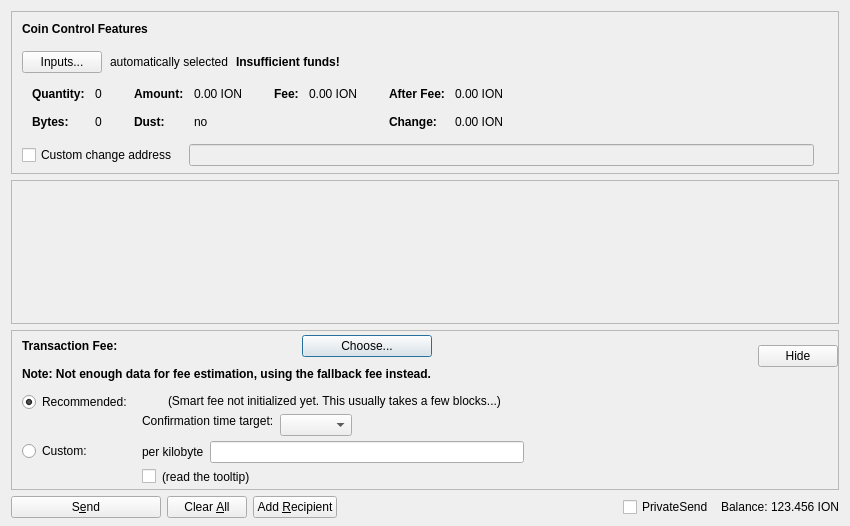
<?xml version="1.0" encoding="UTF-8"?>
<ui version="4.0">
 <class>SendCoinsDialog</class>
 <widget class="QDialog" name="SendCoinsDialog">
  <property name="geometry">
   <rect>
    <x>0</x>
    <y>0</y>
    <width>850</width>
    <height>526</height>
   </rect>
  </property>
  <property name="windowTitle">
   <string>Send Coins</string>
  </property>
  <layout class="QVBoxLayout" name="verticalLayout" stretch="0,1,0,0">
   <property name="bottomMargin">
    <number>8</number>
   </property>
   <item>
    <widget class="QFrame" name="frameCoinControl">
     <property name="sizePolicy">
      <sizepolicy hsizetype="Expanding" vsizetype="Expanding">
       <horstretch>0</horstretch>
       <verstretch>0</verstretch>
      </sizepolicy>
     </property>
     <property name="maximumSize">
      <size>
       <width>16777215</width>
       <height>16777215</height>
      </size>
     </property>
     <property name="frameShape">
      <enum>QFrame::StyledPanel</enum>
     </property>
     <property name="frameShadow">
      <enum>QFrame::Sunken</enum>
     </property>
     <layout class="QVBoxLayout" name="verticalLayoutCoinControl2">
      <property name="spacing">
       <number>0</number>
      </property>
      <property name="leftMargin">
       <number>0</number>
      </property>
      <property name="topMargin">
       <number>0</number>
      </property>
      <property name="rightMargin">
       <number>0</number>
      </property>
      <property name="bottomMargin">
       <number>6</number>
      </property>
      <item>
       <layout class="QVBoxLayout" name="verticalLayoutCoinControl" stretch="0,0,0,0,1">
        <property name="spacing">
         <number>0</number>
        </property>
        <property name="leftMargin">
         <number>10</number>
        </property>
        <property name="topMargin">
         <number>10</number>
        </property>
        <item>
         <layout class="QHBoxLayout" name="horizontalLayoutCoinControl1">
          <property name="bottomMargin">
           <number>15</number>
          </property>
          <item>
           <widget class="QLabel" name="labelCoinControlFeatures">
            <property name="sizePolicy">
             <sizepolicy hsizetype="Preferred" vsizetype="Maximum">
              <horstretch>0</horstretch>
              <verstretch>0</verstretch>
             </sizepolicy>
            </property>
            <property name="font">
             <font>
              <weight>75</weight>
              <bold>true</bold>
             </font>
            </property>
            <property name="styleSheet">
             <string notr="true">font-weight:bold;</string>
            </property>
            <property name="text">
             <string>Coin Control Features</string>
            </property>
           </widget>
          </item>
         </layout>
        </item>
        <item>
         <layout class="QHBoxLayout" name="horizontalLayoutCoinControl2" stretch="0,0,0,0">
          <property name="spacing">
           <number>8</number>
          </property>
          <property name="bottomMargin">
           <number>10</number>
          </property>
          <item>
           <widget class="QPushButton" name="pushButtonCoinControl">
            <property name="styleSheet">
             <string notr="true"/>
            </property>
            <property name="text">
             <string>Inputs...</string>
            </property>
            <property name="autoDefault">
             <bool>false</bool>
            </property>
           </widget>
          </item>
          <item>
           <widget class="QLabel" name="labelCoinControlAutomaticallySelected">
            <property name="text">
             <string>automatically selected</string>
            </property>
            <property name="margin">
             <number>5</number>
            </property>
           </widget>
          </item>
          <item>
           <widget class="QLabel" name="labelCoinControlInsuffFunds">
            <property name="font">
             <font>
              <weight>75</weight>
              <bold>true</bold>
             </font>
            </property>
            <property name="styleSheet">
             <string notr="true">font-weight:bold;</string>
            </property>
            <property name="text">
             <string>Insufficient funds!</string>
            </property>
            <property name="margin">
             <number>5</number>
            </property>
           </widget>
          </item>
          <item>
           <spacer name="horizontalSpacerCoinControl">
            <property name="orientation">
             <enum>Qt::Horizontal</enum>
            </property>
            <property name="sizeHint" stdset="0">
             <size>
              <width>40</width>
              <height>1</height>
             </size>
            </property>
           </spacer>
          </item>
         </layout>
        </item>
        <item>
         <widget class="QWidget" name="widgetCoinControl" native="true">
          <property name="sizePolicy">
           <sizepolicy hsizetype="Preferred" vsizetype="Preferred">
            <horstretch>0</horstretch>
            <verstretch>0</verstretch>
           </sizepolicy>
          </property>
          <property name="minimumSize">
           <size>
            <width>0</width>
            <height>0</height>
           </size>
          </property>
          <property name="styleSheet">
           <string notr="true"/>
          </property>
          <layout class="QHBoxLayout" name="horizontalLayoutCoinControl5">
           <property name="leftMargin">
            <number>0</number>
           </property>
           <property name="topMargin">
            <number>0</number>
           </property>
           <property name="rightMargin">
            <number>0</number>
           </property>
           <property name="bottomMargin">
            <number>0</number>
           </property>
           <item>
            <layout class="QHBoxLayout" name="horizontalLayoutCoinControl3" stretch="0,0,0,1">
             <property name="spacing">
              <number>20</number>
             </property>
             <property name="topMargin">
              <number>0</number>
             </property>
             <property name="bottomMargin">
              <number>10</number>
             </property>
             <item>
              <layout class="QFormLayout" name="formLayoutCoinControl1">
               <property name="horizontalSpacing">
                <number>10</number>
               </property>
               <property name="verticalSpacing">
                <number>14</number>
               </property>
               <property name="leftMargin">
                <number>10</number>
               </property>
               <property name="topMargin">
                <number>4</number>
               </property>
               <property name="rightMargin">
                <number>6</number>
               </property>
               <item row="0" column="0">
                <widget class="QLabel" name="labelCoinControlQuantityText">
                 <property name="font">
                  <font>
                   <weight>75</weight>
                   <bold>true</bold>
                  </font>
                 </property>
                 <property name="text">
                  <string>Quantity:</string>
                 </property>
                 <property name="margin">
                  <number>0</number>
                 </property>
                </widget>
               </item>
               <item row="0" column="1">
                <widget class="QLabel" name="labelCoinControlQuantity">
                 <property name="cursor">
                  <cursorShape>IBeamCursor</cursorShape>
                 </property>
                 <property name="contextMenuPolicy">
                  <enum>Qt::ActionsContextMenu</enum>
                 </property>
                 <property name="text">
                  <string notr="true">0</string>
                 </property>
                 <property name="margin">
                  <number>0</number>
                 </property>
                 <property name="textInteractionFlags">
                  <set>Qt::LinksAccessibleByMouse|Qt::TextSelectableByKeyboard|Qt::TextSelectableByMouse</set>
                 </property>
                </widget>
               </item>
               <item row="1" column="0">
                <widget class="QLabel" name="labelCoinControlBytesText">
                 <property name="font">
                  <font>
                   <weight>75</weight>
                   <bold>true</bold>
                  </font>
                 </property>
                 <property name="text">
                  <string>Bytes:</string>
                 </property>
                </widget>
               </item>
               <item row="1" column="1">
                <widget class="QLabel" name="labelCoinControlBytes">
                 <property name="cursor">
                  <cursorShape>IBeamCursor</cursorShape>
                 </property>
                 <property name="contextMenuPolicy">
                  <enum>Qt::ActionsContextMenu</enum>
                 </property>
                 <property name="text">
                  <string notr="true">0</string>
                 </property>
                 <property name="textInteractionFlags">
                  <set>Qt::LinksAccessibleByMouse|Qt::TextSelectableByKeyboard|Qt::TextSelectableByMouse</set>
                 </property>
                </widget>
               </item>
              </layout>
             </item>
             <item>
              <layout class="QFormLayout" name="formLayoutCoinControl2">
               <property name="horizontalSpacing">
                <number>10</number>
               </property>
               <property name="verticalSpacing">
                <number>14</number>
               </property>
               <property name="leftMargin">
                <number>6</number>
               </property>
               <property name="topMargin">
                <number>4</number>
               </property>
               <property name="rightMargin">
                <number>6</number>
               </property>
               <item row="0" column="0">
                <widget class="QLabel" name="labelCoinControlAmountText">
                 <property name="font">
                  <font>
                   <weight>75</weight>
                   <bold>true</bold>
                  </font>
                 </property>
                 <property name="text">
                  <string>Amount:</string>
                 </property>
                 <property name="margin">
                  <number>0</number>
                 </property>
                </widget>
               </item>
               <item row="0" column="1">
                <widget class="QLabel" name="labelCoinControlAmount">
                 <property name="cursor">
                  <cursorShape>IBeamCursor</cursorShape>
                 </property>
                 <property name="contextMenuPolicy">
                  <enum>Qt::ActionsContextMenu</enum>
                 </property>
                 <property name="text">
                  <string notr="true">0.00 ION</string>
                 </property>
                 <property name="textInteractionFlags">
                  <set>Qt::LinksAccessibleByMouse|Qt::TextSelectableByKeyboard|Qt::TextSelectableByMouse</set>
                 </property>
                </widget>
               </item>
               <item row="1" column="0">
                <widget class="QLabel" name="labelCoinControlLowOutputText">
                 <property name="font">
                  <font>
                   <weight>75</weight>
                   <bold>true</bold>
                  </font>
                 </property>
                 <property name="text">
                  <string>Dust:</string>
                 </property>
                </widget>
               </item>
               <item row="1" column="1">
                <widget class="QLabel" name="labelCoinControlLowOutput">
                 <property name="cursor">
                  <cursorShape>IBeamCursor</cursorShape>
                 </property>
                 <property name="contextMenuPolicy">
                  <enum>Qt::ActionsContextMenu</enum>
                 </property>
                 <property name="text">
                  <string notr="true">no</string>
                 </property>
                 <property name="textInteractionFlags">
                  <set>Qt::LinksAccessibleByMouse|Qt::TextSelectableByKeyboard|Qt::TextSelectableByMouse</set>
                 </property>
                </widget>
               </item>
              </layout>
             </item>
             <item>
              <layout class="QFormLayout" name="formLayoutCoinControl3">
               <property name="horizontalSpacing">
                <number>10</number>
               </property>
               <property name="verticalSpacing">
                <number>14</number>
               </property>
               <property name="leftMargin">
                <number>6</number>
               </property>
               <property name="topMargin">
                <number>4</number>
               </property>
               <property name="rightMargin">
                <number>6</number>
               </property>
               <item row="0" column="0">
                <widget class="QLabel" name="labelCoinControlFeeText">
                 <property name="font">
                  <font>
                   <weight>75</weight>
                   <bold>true</bold>
                  </font>
                 </property>
                 <property name="text">
                  <string>Fee:</string>
                 </property>
                 <property name="margin">
                  <number>0</number>
                 </property>
                </widget>
               </item>
               <item row="0" column="1">
                <widget class="QLabel" name="labelCoinControlFee">
                 <property name="cursor">
                  <cursorShape>IBeamCursor</cursorShape>
                 </property>
                 <property name="contextMenuPolicy">
                  <enum>Qt::ActionsContextMenu</enum>
                 </property>
                 <property name="text">
                  <string notr="true">0.00 ION</string>
                 </property>
                 <property name="textInteractionFlags">
                  <set>Qt::LinksAccessibleByMouse|Qt::TextSelectableByKeyboard|Qt::TextSelectableByMouse</set>
                 </property>
                </widget>
               </item>
              </layout>
             </item>
             <item>
              <layout class="QFormLayout" name="formLayoutCoinControl4">
               <property name="horizontalSpacing">
                <number>10</number>
               </property>
               <property name="verticalSpacing">
                <number>14</number>
               </property>
               <property name="leftMargin">
                <number>6</number>
               </property>
               <property name="topMargin">
                <number>4</number>
               </property>
               <property name="rightMargin">
                <number>6</number>
               </property>
               <item row="0" column="0">
                <widget class="QLabel" name="labelCoinControlAfterFeeText">
                 <property name="font">
                  <font>
                   <weight>75</weight>
                   <bold>true</bold>
                  </font>
                 </property>
                 <property name="text">
                  <string>After Fee:</string>
                 </property>
                 <property name="margin">
                  <number>0</number>
                 </property>
                </widget>
               </item>
               <item row="0" column="1">
                <widget class="QLabel" name="labelCoinControlAfterFee">
                 <property name="cursor">
                  <cursorShape>IBeamCursor</cursorShape>
                 </property>
                 <property name="contextMenuPolicy">
                  <enum>Qt::ActionsContextMenu</enum>
                 </property>
                 <property name="text">
                  <string notr="true">0.00 ION</string>
                 </property>
                 <property name="textInteractionFlags">
                  <set>Qt::LinksAccessibleByMouse|Qt::TextSelectableByKeyboard|Qt::TextSelectableByMouse</set>
                 </property>
                </widget>
               </item>
               <item row="1" column="0">
                <widget class="QLabel" name="labelCoinControlChangeText">
                 <property name="font">
                  <font>
                   <weight>75</weight>
                   <bold>true</bold>
                  </font>
                 </property>
                 <property name="text">
                  <string>Change:</string>
                 </property>
                </widget>
               </item>
               <item row="1" column="1">
                <widget class="QLabel" name="labelCoinControlChange">
                 <property name="cursor">
                  <cursorShape>IBeamCursor</cursorShape>
                 </property>
                 <property name="contextMenuPolicy">
                  <enum>Qt::ActionsContextMenu</enum>
                 </property>
                 <property name="text">
                  <string notr="true">0.00 ION</string>
                 </property>
                 <property name="textInteractionFlags">
                  <set>Qt::LinksAccessibleByMouse|Qt::TextSelectableByKeyboard|Qt::TextSelectableByMouse</set>
                 </property>
                </widget>
               </item>
              </layout>
             </item>
            </layout>
           </item>
          </layout>
         </widget>
        </item>
        <item>
         <layout class="QHBoxLayout" name="horizontalLayoutCoinControl4" stretch="0,0,0">
          <property name="spacing">
           <number>12</number>
          </property>
          <property name="sizeConstraint">
           <enum>QLayout::SetDefaultConstraint</enum>
          </property>
          <property name="topMargin">
           <number>5</number>
          </property>
          <property name="rightMargin">
           <number>5</number>
          </property>
          <item>
           <widget class="QCheckBox" name="checkBoxCoinControlChange">
            <property name="toolTip">
             <string>If this is activated, but the change address is empty or invalid, change will be sent to a newly generated address.</string>
            </property>
            <property name="text">
             <string>Custom change address</string>
            </property>
           </widget>
          </item>
          <item>
           <widget class="QValidatedLineEdit" name="lineEditCoinControlChange">
            <property name="enabled">
             <bool>false</bool>
            </property>
            <property name="sizePolicy">
             <sizepolicy hsizetype="Expanding" vsizetype="Fixed">
              <horstretch>0</horstretch>
              <verstretch>0</verstretch>
             </sizepolicy>
            </property>
           </widget>
          </item>
          <item>
           <widget class="QLabel" name="labelCoinControlChangeLabel">
            <property name="sizePolicy">
             <sizepolicy hsizetype="Preferred" vsizetype="Expanding">
              <horstretch>0</horstretch>
              <verstretch>0</verstretch>
             </sizepolicy>
            </property>
            <property name="minimumSize">
             <size>
              <width>0</width>
              <height>0</height>
             </size>
            </property>
            <property name="text">
             <string/>
            </property>
            <property name="margin">
             <number>3</number>
            </property>
           </widget>
          </item>
         </layout>
        </item>
        <item>
         <spacer name="verticalSpacerCoinControl">
          <property name="orientation">
           <enum>Qt::Vertical</enum>
          </property>
          <property name="sizeHint" stdset="0">
           <size>
            <width>800</width>
            <height>1</height>
           </size>
          </property>
         </spacer>
        </item>
       </layout>
      </item>
     </layout>
    </widget>
   </item>
   <item>
    <widget class="QScrollArea" name="scrollArea">
     <property name="widgetResizable">
      <bool>true</bool>
     </property>
     <widget class="QWidget" name="scrollAreaWidgetContents">
      <property name="geometry">
       <rect>
        <x>0</x>
        <y>0</y>
        <width>830</width>
        <height>104</height>
       </rect>
      </property>
      <layout class="QVBoxLayout" name="verticalLayout_2" stretch="0,1">
       <property name="leftMargin">
        <number>0</number>
       </property>
       <property name="topMargin">
        <number>0</number>
       </property>
       <property name="rightMargin">
        <number>0</number>
       </property>
       <property name="bottomMargin">
        <number>0</number>
       </property>
       <item>
        <layout class="QVBoxLayout" name="entries">
         <property name="spacing">
          <number>6</number>
         </property>
        </layout>
       </item>
       <item>
        <spacer name="verticalSpacer">
         <property name="orientation">
          <enum>Qt::Vertical</enum>
         </property>
         <property name="sizeHint" stdset="0">
          <size>
           <width>20</width>
           <height>40</height>
          </size>
         </property>
        </spacer>
       </item>
      </layout>
     </widget>
    </widget>
   </item>
   <item>
    <widget class="QFrame" name="frameFee">
     <property name="sizePolicy">
      <sizepolicy hsizetype="Expanding" vsizetype="Expanding">
       <horstretch>0</horstretch>
       <verstretch>0</verstretch>
      </sizepolicy>
     </property>
     <property name="maximumSize">
      <size>
       <width>16777215</width>
       <height>16777215</height>
      </size>
     </property>
     <property name="frameShape">
      <enum>QFrame::StyledPanel</enum>
     </property>
     <property name="frameShadow">
      <enum>QFrame::Sunken</enum>
     </property>
     <layout class="QVBoxLayout" name="verticalLayoutFee1">
      <property name="spacing">
       <number>0</number>
      </property>
      <property name="leftMargin">
       <number>0</number>
      </property>
      <property name="topMargin">
       <number>0</number>
      </property>
      <property name="rightMargin">
       <number>0</number>
      </property>
      <property name="bottomMargin">
       <number>0</number>
      </property>
      <item>
       <layout class="QVBoxLayout" name="verticalLayoutFee2" stretch="0,0,0">
        <property name="spacing">
         <number>0</number>
        </property>
        <property name="leftMargin">
         <number>10</number>
        </property>
        <property name="topMargin">
         <number>0</number>
        </property>
        <item>
         <layout class="QHBoxLayout" name="horizontalLayoutFee1">
          <property name="bottomMargin">
           <number>0</number>
          </property>
          <item>
           <layout class="QVBoxLayout" name="verticalLayoutFee7">
            <property name="spacing">
             <number>0</number>
            </property>
            <item>
             <spacer name="verticalSpacerSmartFee">
              <property name="orientation">
               <enum>Qt::Vertical</enum>
              </property>
              <property name="sizeType">
               <enum>QSizePolicy::Fixed</enum>
              </property>
              <property name="sizeHint" stdset="0">
               <size>
                <width>1</width>
                <height>4</height>
               </size>
              </property>
             </spacer>
            </item>
            <item>
             <layout class="QHBoxLayout" name="horizontalLayoutSmartFee">
              <property name="spacing">
               <number>10</number>
              </property>
              <item>
               <widget class="QLabel" name="labelFeeHeadline">
                <property name="sizePolicy">
                 <sizepolicy hsizetype="Preferred" vsizetype="Maximum">
                  <horstretch>0</horstretch>
                  <verstretch>0</verstretch>
                 </sizepolicy>
                </property>
                <property name="font">
                 <font>
                  <weight>75</weight>
                  <bold>true</bold>
                 </font>
                </property>
                <property name="styleSheet">
                 <string notr="true">font-weight:bold;</string>
                </property>
                <property name="text">
                 <string>Transaction Fee:</string>
                </property>
               </widget>
              </item>
              <item>
               <widget class="QLabel" name="labelFeeMinimized">
                <property name="text">
                 <string/>
                </property>
               </widget>
              </item>
              <item>
               <widget class="QPushButton" name="buttonChooseFee">
                <property name="text">
                 <string>Choose...</string>
                </property>
               </widget>
              </item>
             </layout>
            </item>
            <item>
             <spacer name="verticalSpacer_7">
              <property name="orientation">
               <enum>Qt::Vertical</enum>
              </property>
              <property name="sizeHint" stdset="0">
               <size>
                <width>1</width>
                <height>10</height>
               </size>
              </property>
             </spacer>
            </item>
            <item>
             <widget class="QLabel" name="fallbackFeeWarningLabel">
              <property name="toolTip">
               <string>Using the fallbackfee can result in sending a transaction that will take several hours or days (or never) to confirm. Consider choosing your fee manually or wait until you have validated the complete chain.</string>
              </property>
              <property name="font">
              <font>
                  <weight>75</weight>
                  <bold>true</bold>
              </font>
              </property>
              <property name="text">
               <string>Note: Not enough data for fee estimation, using the fallback fee instead.</string>
              </property>
              <property name="wordWrap">
               <bool>false</bool>
              </property>
             </widget>
            </item>
            <item>
             <spacer name="verticalSpacer_5">
              <property name="orientation">
               <enum>Qt::Vertical</enum>
              </property>
              <property name="sizeHint" stdset="0">
               <size>
                <width>1</width>
                <height>1</height>
               </size>
              </property>
             </spacer>
            </item>
           </layout>
          </item>
          <item>
           <spacer name="horizontalSpacer_4">
            <property name="orientation">
             <enum>Qt::Horizontal</enum>
            </property>
            <property name="sizeHint" stdset="0">
             <size>
              <width>1</width>
              <height>1</height>
             </size>
            </property>
           </spacer>
          </item>
          <item>
           <widget class="QPushButton" name="buttonMinimizeFee">
            <property name="toolTip">
             <string>collapse fee-settings</string>
            </property>
            <property name="text">
             <string>Hide</string>
            </property>
           </widget>
          </item>
         </layout>
        </item>
        <item>
         <widget class="QFrame" name="frameFeeSelection">
          <layout class="QVBoxLayout" name="verticalLayoutFee12">
           <property name="spacing">
            <number>0</number>
           </property>
           <property name="leftMargin">
            <number>0</number>
           </property>
           <property name="topMargin">
            <number>0</number>
           </property>
           <property name="rightMargin">
            <number>0</number>
           </property>
           <property name="bottomMargin">
            <number>0</number>
           </property>
           <item>
            <layout class="QGridLayout" name="gridLayoutFee">
             <property name="topMargin">
              <number>10</number>
             </property>
             <property name="bottomMargin">
              <number>4</number>
             </property>
             <property name="horizontalSpacing">
              <number>10</number>
             </property>
             <property name="verticalSpacing">
              <number>4</number>
             </property>
             <item row="1" column="1">
              <layout class="QVBoxLayout" name="verticalLayoutFee8">
               <property name="spacing">
                <number>6</number>
               </property>
               <item>
                <layout class="QHBoxLayout" name="horizontalLayoutFee13">
                 <item>
                  <widget class="QLabel" name="labelCustomPerKilobyte">
                   <property name="toolTip">
                    <string>If the custom fee is set to 1000 duffs and the transaction is only 250 bytes, then &quot;per kilobyte&quot; only pays 250 duffs in fee,&lt;br /&gt;while &quot;at least&quot; pays 1000 duffs. For transactions bigger than a kilobyte both pay by kilobyte.</string>
                   </property>
                   <property name="text">
                    <string>per kilobyte</string>
                   </property>
                  </widget>
                 </item>
                 <item>
                  <widget class="BitcoinAmountField" name="customFee"/>
                 </item>
                 <item>
                  <spacer name="horizontalSpacer_6">
                   <property name="orientation">
                    <enum>Qt::Horizontal</enum>
                   </property>
                   <property name="sizeHint" stdset="0">
                    <size>
                     <width>1</width>
                     <height>1</height>
                    </size>
                   </property>
                  </spacer>
                 </item>
                </layout>
               </item>
               <item>
                <layout class="QHBoxLayout" name="horizontalLayoutFee8">
                 <item>
                  <widget class="QCheckBox" name="checkBoxMinimumFee">
                   <property name="toolTip">
                    <string>Paying only the minimum fee is just fine as long as there is less transaction volume than space in the blocks.&lt;br /&gt;But be aware that this can end up in a never confirming transaction once there is more demand for ion transactions than the network can process.</string>
                   </property>
                   <property name="text">
                    <string/>
                   </property>
                  </widget>
                 </item>
                 <item>
                  <widget class="QLabel" name="labelMinFeeWarning">
                   <property name="enabled">
                    <bool>true</bool>
                   </property>
                   <property name="toolTip">
                    <string>Paying only the minimum fee is just fine as long as there is less transaction volume than space in the blocks.&lt;br /&gt;But be aware that this can end up in a never confirming transaction once there is more demand for ion transactions than the network can process.</string>
                   </property>
                   <property name="text">
                    <string>(read the tooltip)</string>
                   </property>
                   <property name="margin">
                    <number>5</number>
                   </property>
                  </widget>
                 </item>
                 <item>
                  <spacer name="horizontalSpacer_2">
                   <property name="orientation">
                    <enum>Qt::Horizontal</enum>
                   </property>
                   <property name="sizeHint" stdset="0">
                    <size>
                     <width>1</width>
                     <height>1</height>
                    </size>
                   </property>
                  </spacer>
                 </item>
                </layout>
               </item>
              </layout>
             </item>
             <item row="0" column="0">
              <layout class="QVBoxLayout" name="verticalLayoutFee4" stretch="0,1">
               <item>
                <widget class="QRadioButton" name="radioSmartFee">
                 <property name="text">
                  <string>Recommended:</string>
                 </property>
                 <property name="checked">
                  <bool>true</bool>
                 </property>
                 <attribute name="buttonGroup">
                  <string notr="true">groupFee</string>
                 </attribute>
                </widget>
               </item>
               <item>
                <spacer name="verticalSpacer_2">
                 <property name="orientation">
                  <enum>Qt::Vertical</enum>
                 </property>
                 <property name="sizeHint" stdset="0">
                  <size>
                   <width>1</width>
                   <height>1</height>
                  </size>
                 </property>
                </spacer>
               </item>
              </layout>
             </item>
             <item row="1" column="0">
              <layout class="QVBoxLayout" name="verticalLayoutFee9" stretch="0,1">
               <item>
                <widget class="QRadioButton" name="radioCustomFee">
                 <property name="text">
                  <string>Custom:</string>
                 </property>
                 <attribute name="buttonGroup">
                  <string notr="true">groupFee</string>
                 </attribute>
                </widget>
               </item>
               <item>
                <spacer name="verticalSpacer_6">
                 <property name="orientation">
                  <enum>Qt::Vertical</enum>
                 </property>
                 <property name="sizeHint" stdset="0">
                  <size>
                   <width>1</width>
                   <height>1</height>
                  </size>
                 </property>
                </spacer>
               </item>
              </layout>
             </item>
             <item row="0" column="1">
              <layout class="QVBoxLayout" name="verticalLayoutFee3" stretch="0,0,1">
               <property name="spacing">
                <number>6</number>
               </property>
               <property name="topMargin">
                <number>2</number>
               </property>
               <item>
                <layout class="QHBoxLayout" name="horizontalLayoutFee12">
                 <item>
                  <widget class="QLabel" name="labelSmartFee">
                   <property name="text">
                    <string/>
                   </property>
                   <property name="margin">
                    <number>2</number>
                   </property>
                  </widget>
                 </item>
                 <item>
                  <widget class="QLabel" name="labelFeeEstimation">
                   <property name="text">
                    <string/>
                   </property>
                  </widget>
                 </item>
                 <item>
                  <widget class="QLabel" name="labelSmartFee2">
                   <property name="text">
                    <string>(Smart fee not initialized yet. This usually takes a few blocks...)</string>
                   </property>
                   <property name="margin">
                    <number>2</number>
                   </property>
                  </widget>
                 </item>
                 <item>
                  <spacer name="horizontalSpacer_5">
                   <property name="orientation">
                    <enum>Qt::Horizontal</enum>
                   </property>
                   <property name="sizeHint" stdset="0">
                    <size>
                     <width>1</width>
                     <height>1</height>
                    </size>
                   </property>
                  </spacer>
                 </item>
                </layout>
               </item>
               <item>
                <layout class="QHBoxLayout" name="horizontalLayoutFee9">
                 <item>
                  <layout class="QVBoxLayout" name="verticalLayoutFee6">
                   <item>
                    <widget class="QLabel" name="labelSmartFee3">
                     <property name="text">
                      <string>Confirmation time target:</string>
                     </property>
                     <property name="margin">
                      <number>2</number>
                     </property>
                    </widget>
                   </item>
                   <item>
                    <spacer name="verticalSpacer_3">
                     <property name="orientation">
                      <enum>Qt::Vertical</enum>
                     </property>
                     <property name="sizeHint" stdset="0">
                      <size>
                       <width>1</width>
                       <height>1</height>
                      </size>
                     </property>
                    </spacer>
                   </item>
                  </layout>
                 </item>
                 <item>
                  <layout class="QVBoxLayout" name="verticalLayoutFee5">
                   <property name="rightMargin">
                    <number>30</number>
                   </property>
                   <item>
                    <layout class="QHBoxLayout" name="horizontalLayoutConfTarget">
                     <property name="bottomMargin">
                      <number>0</number>
                     </property>
                     <item>
                      <widget class="QComboBox" name="confTargetSelector"/>
                     </item>
                     <item>
                      <spacer name="horizontalSpacerConfTarget">
                       <property name="orientation">
                        <enum>Qt::Horizontal</enum>
                       </property>
                       <property name="sizeHint" stdset="0">
                        <size>
                         <width>40</width>
                         <height>20</height>
                        </size>
                       </property>
                      </spacer>
                     </item>
                    </layout>
                   </item>
                  </layout>
                 </item>
                </layout>
               </item>
               <item>
                <spacer name="verticalSpacer_4">
                 <property name="orientation">
                  <enum>Qt::Vertical</enum>
                 </property>
                 <property name="sizeHint" stdset="0">
                  <size>
                   <width>1</width>
                   <height>1</height>
                  </size>
                 </property>
                </spacer>
               </item>
              </layout>
             </item>
            </layout>
           </item>
          </layout>
         </widget>
        </item>
        <item>
         <spacer name="verticalSpacerFee">
          <property name="orientation">
           <enum>Qt::Vertical</enum>
          </property>
          <property name="sizeHint" stdset="0">
           <size>
            <width>800</width>
            <height>1</height>
           </size>
          </property>
         </spacer>
        </item>
       </layout>
      </item>
     </layout>
    </widget>
   </item>
   <item>
    <layout class="QHBoxLayout" name="horizontalLayout">
     <item>
      <widget class="QPushButton" name="sendButton">
       <property name="minimumSize">
        <size>
         <width>150</width>
         <height>0</height>
        </size>
       </property>
       <property name="toolTip">
        <string>Confirm the send action</string>
       </property>
       <property name="text">
        <string>S&amp;end</string>
       </property>
       <property name="autoDefault">
        <bool>false</bool>
       </property>
       <property name="default">
        <bool>false</bool>
       </property>
      </widget>
     </item>
     <item>
      <widget class="QPushButton" name="clearButton">
       <property name="sizePolicy">
        <sizepolicy hsizetype="Minimum" vsizetype="Fixed">
         <horstretch>0</horstretch>
         <verstretch>0</verstretch>
        </sizepolicy>
       </property>
       <property name="toolTip">
        <string>Clear all fields of the form.</string>
       </property>
       <property name="text">
        <string>Clear &amp;All</string>
       </property>
       <property name="autoDefault">
        <bool>false</bool>
       </property>
      </widget>
     </item>
     <item>
      <widget class="QPushButton" name="addButton">
       <property name="toolTip">
        <string>Send to multiple recipients at once</string>
       </property>
       <property name="text">
        <string>Add &amp;Recipient</string>
       </property>
       <property name="autoDefault">
        <bool>false</bool>
       </property>
      </widget>
     </item>
     <item>
      <spacer name="horizontalSpacer">
       <property name="orientation">
        <enum>Qt::Horizontal</enum>
       </property>
       <property name="sizeHint" stdset="0">
        <size>
         <width>40</width>
         <height>20</height>
        </size>
       </property>
      </spacer>
     </item>
     <item>
      <layout class="QHBoxLayout" name="horizontalLayout_2">
       <property name="spacing">
        <number>3</number>
       </property>
       <item>
        <widget class="QCheckBox" name="checkUsePrivateSend">
         <property name="minimumSize">
          <size>
           <width>95</width>
           <height>0</height>
          </size>
         </property>
         <property name="text">
          <string>PrivateSend</string>
         </property>
         <property name="checked">
          <bool>false</bool>
         </property>
        </widget>
       </item>
       <item>
        <widget class="QLabel" name="label">
         <property name="text">
          <string>Balance:</string>
         </property>
        </widget>
       </item>
       <item>
        <widget class="QLabel" name="labelBalance">
         <property name="sizePolicy">
          <sizepolicy hsizetype="Preferred" vsizetype="Fixed">
           <horstretch>0</horstretch>
           <verstretch>0</verstretch>
          </sizepolicy>
         </property>
         <property name="cursor">
          <cursorShape>IBeamCursor</cursorShape>
         </property>
         <property name="text">
          <string notr="true">123.456 ION</string>
         </property>
         <property name="textInteractionFlags">
          <set>Qt::LinksAccessibleByMouse|Qt::TextSelectableByKeyboard|Qt::TextSelectableByMouse</set>
         </property>
        </widget>
       </item>
      </layout>
     </item>
    </layout>
   </item>
  </layout>
 </widget>
 <customwidgets>
  <customwidget>
   <class>QValidatedLineEdit</class>
   <extends>QLineEdit</extends>
   <header>qvalidatedlineedit.h</header>
  </customwidget>
  <customwidget>
   <class>BitcoinAmountField</class>
   <extends>QLineEdit</extends>
   <header>bitcoinamountfield.h</header>
   <container>1</container>
  </customwidget>
 </customwidgets>
 <resources>
  <include location="../ion.qrc"/>
 </resources>
 <connections/>
 <buttongroups>
  <buttongroup name="groupFee"/>
 </buttongroups>
</ui>
